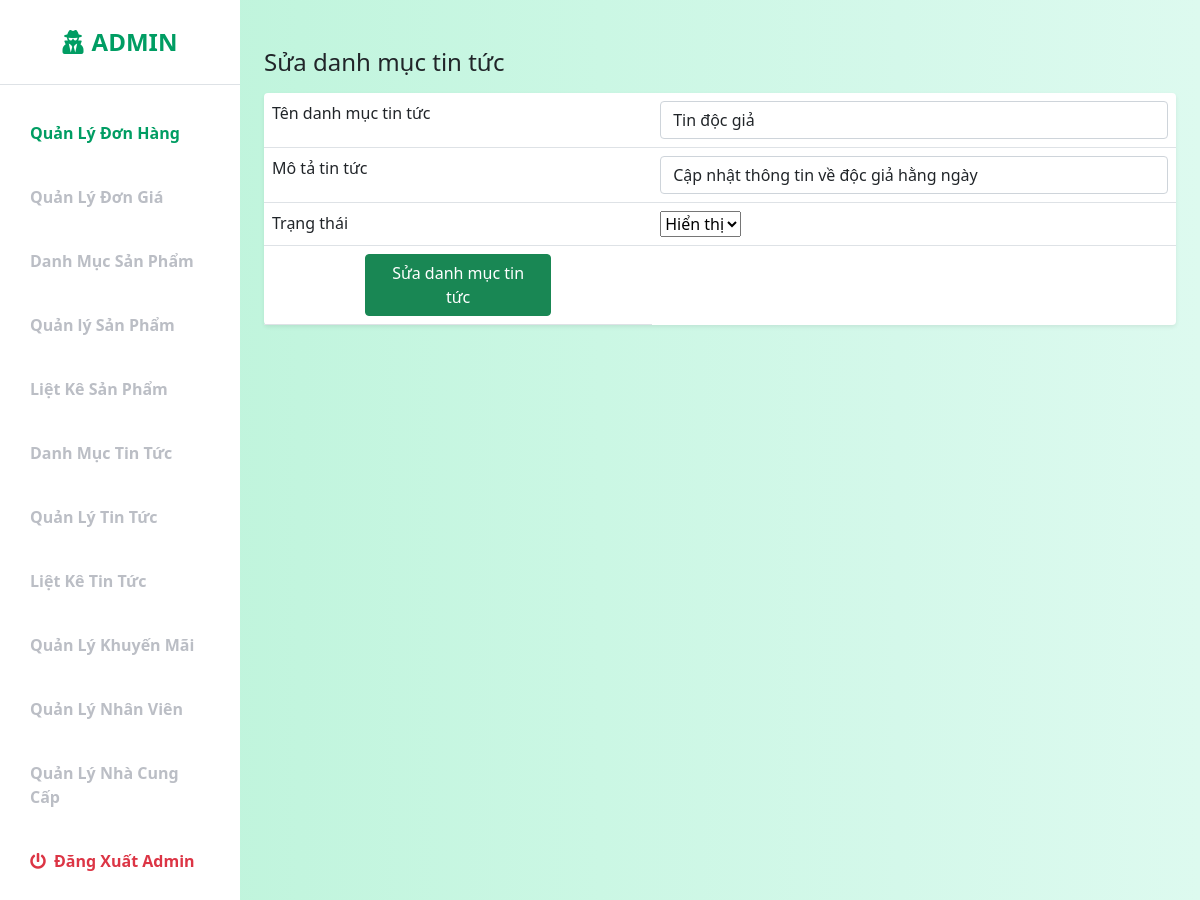
The page /admin/postedit.php?id_loaitintuc=5 (signed in) on the database its author committed.
### tables this page shows
CREATE TABLE `loaitintuc` (
  `id_loaitintuc` int(11) UNSIGNED NOT NULL,
  `tenloaitt` varchar(150) NOT NULL,
  `mota` text NOT NULL,
  `status` int(11) NOT NULL
);

### lib/database.php (called while the page is built, shortened)
<?php
Class Database{
   public $host   = DB_HOST;
   public $user   = DB_USER;
   public $pass   = DB_PASS;
   public $dbname = DB_NAME;
   public $link;
private function connectDB(){
   $this->link = new mysqli($this->host, $this->user, $this->pass,
    $this->dbname);
 }
public function select($query){
  $result = $this->link->query($query) or
   die($this->link->error.__LINE__);
  if($result->num_rows > 0){
    return $result;
  } else {
    return false;
  }
 }
}

### classes/post.php (called while the page is built, shortened)
<?php
    $filepath = realpath(dirname(__FILE__));
    include_once ($filepath.'/../lib/database.php');
?>
<?php
    class post
    {
        private $db;
        public function __construct()
        {
            $this->db = new Database();
        }
        public function getcatpostbyId($id)
        {
            $query = "SELECT * FROM loaitintuc WHERE id_loaitintuc = '$id'";
            $result = $this->db->select($query);
            return $result;
        }
    }
?>

### admin/postedit.php (the view, shortened to what this page needs)
<?php
include 'inc/header.php';
include 'inc/sidebar.php';
?>
<?php include '../classes/post.php';?>
<?php
$post = new post();
if(!isset($_GET['id_loaitintuc']) || $_GET['id_loaitintuc']!=NULL)
{
    $id = $_GET['id_loaitintuc'];
}
?>
 <div id="page-content-wrapper">
            <div class="container-fluid px-4">
                <div class="row my-5">
                    <h3 class="fs-4 mb-3">Sửa danh mục tin tức</h3>
                    <div class="col">
                        <table class="table bg-white rounded shadow-sm table-hover">
                            <?php
                               $get_cate_name = $post ->getcatpostbyId($id);
                               if($get_cate_name)
                               {
                                    while($result = $get_cate_name->fetch_assoc())
                                    {
                            ?>
                        <form method="post" action="">
                             <tbody>
                                <tr>
                                    <td>Tên danh mục tin tức</td>
                                    <td>
                                     <div class="input-group">
                                         <input type="text" class="form-control" aria-describedby="basic-addon1" name="catName" value="<?php echo $result['tenloaitt']?>">
                                     </div>
                                    </td>
                                </tr>
                                <tr>
                                    <td>Mô tả tin tức</td>
                                    <td>
                                     <div class="input-group">
                                         <input type="text" class="form-control" aria-describedby="basic-addon1" name="catDesc" value="<?php echo $result['mota']?>">
                                     </div>
                                    </td>
                                </tr>
                                <tr>
                                    <td>Trạng thái</td>
                                    <td>
                                         <select name="catStatus">
                                            <?php
                                            if($result['status'] == '0'){
                                            ?>
                                            <option selected value="0">Hiển thị</option>
                                            <?php
                                            }else{
                                            ?>
                                            <option value="0">Hiển thị</option>
                                            <option selected value="1">Ẩn</option>
                                            <?php
                                            }
                                            ?>
                                         </select>
                                    </td>
                                </tr>
                                <tr>
                                    <td><div class="d-grid gap-2 col-6 mx-auto"><button class="btn btn-success" type="submit" name="">Sửa danh mục tin tức</button></div></td>
                                </tr>
                             </tbody>
                            </form>
                            <?php
                                    }
                                }
                            ?>
                        </table>
                    </div>
            </div>
        </div>
    </div>

### admin/css/style2.css (style rules this page uses)
:root { --main-bg-color: #009d63; --main-text-color: #009d63; --second-text-color: #bbbec5; --second-bg-color: #c1efde; }
#page-content-wrapper { min-width: 100vw; }
@media (min-width: 768px) { #page-content-wrapper { min-width: 0; width: 100%; } }

### rows shown on the page
loaitintuc: catName "Tin độc giả", catDesc "Cập nhật thông tin về độc giả hằng ngày", catStatus "Hiển thị"
